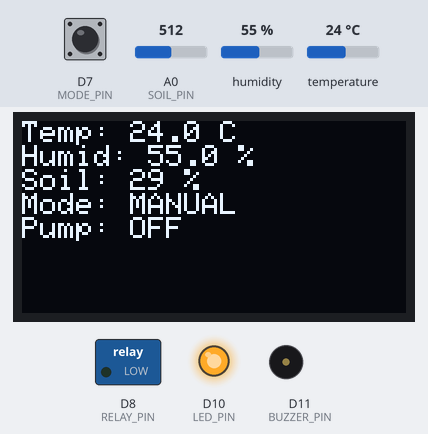
The sketch below on a simulated Arduino Nano 33 BLE. Parts: 128×64 one-colour display, switched loads named in the sketch (green lamp = pin HIGH), output pins drawn as LEDs (lit = HIGH), buzzer (waves = sounding, pin HIGH). The inputs (shaded band) are chosen by the test bench; at power-on: humidity 55 %, D7 (MODE_PIN) HIGH, A0 (SOIL_PIN) = 512, temperature 24 °C.

Above: at 1.8 s.
1.9 s: humidity set to 31 %
At 2.6 s:
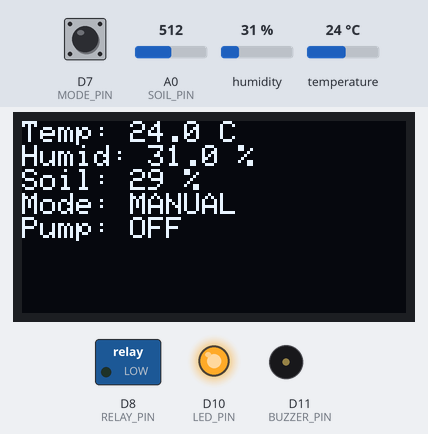
3.6 s: humidity set to 28 %
At 4.9 s:
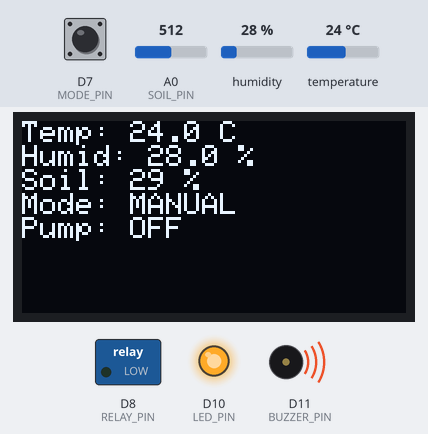
9.7 s: D7 (MODE_PIN) pulled LOW for 1.25 s
At 11.0 s:
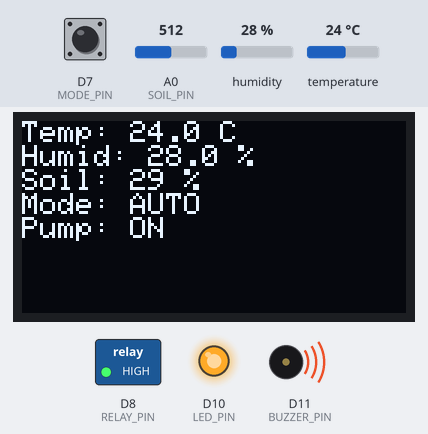
14.9 s: A0 (SOIL_PIN) set to 464
At 17.0 s:
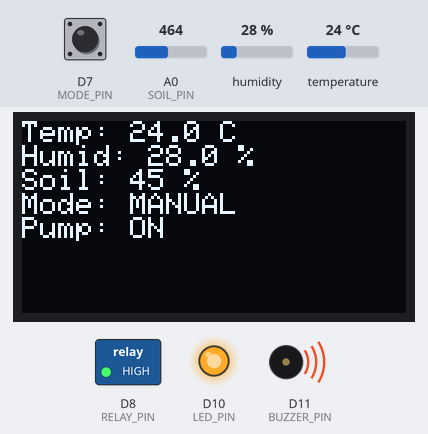
18.0 s: A0 (SOIL_PIN) set to 433
At 19.3 s:
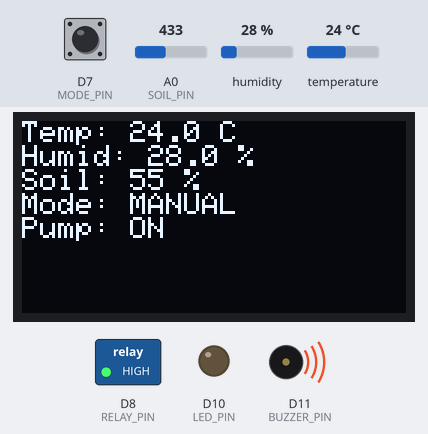
24.1 s: D7 (MODE_PIN) pulled LOW for 1.25 s
At 25.5 s:
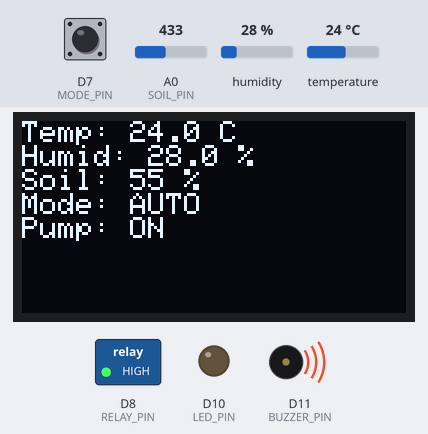
Timing chart, 0 to 27.8 s (numbered marks = the images above; inputs shaded):
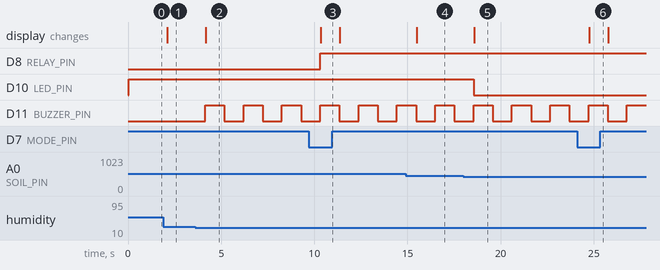

Measured:
- the behaviour switches between 30 and 29 % on humidity (found by bisection; images 1 and 2)
- the behaviour switches between 451 and 450 on A0 (SOIL_PIN) (found by bisection; images 4 and 5)
- after the input at 1.9 s, the display: changes after 0.22 s (image 1)
- after the input at 3.6 s, D11 (BUZZER_PIN): alternates HIGH for 1.0 s and LOW for 1.0 s, starting after 0.55 s; the display: changes after 0.57 s (image 2)
- after the input at 9.7 s, D8 (RELAY_PIN): LOW → HIGH after 0.62 s; the display: changes after 0.64 s (image 3)
- after the input at 14.9 s, the display: changes after 0.58 s (image 4)
- after the input at 18.0 s, D10 (LED_PIN): HIGH → LOW after 0.55 s; the display: changes after 0.57 s (image 5)
- after the input at 24.1 s, the display: changes after 0.64 s (image 6)

The sketch:

plant_monitor.ino
```cpp
#include <Adafruit_GFX.h>
#include <Adafruit_SSD1306.h>
#include <DHT.h>

#define SCREEN_WIDTH 128
#define SCREEN_HEIGHT 64
#define OLED_RESET -1
#define DHTPIN 2
#define DHTTYPE DHT11
#define SOIL_PIN A0
#define RELAY_PIN 8
#define LED_PIN 10
#define BUZZER_PIN 11
#define MODE_PIN 7  // Auto(LOW)/Manual(HIGH)

#define SOIL_DRY 600  // Analog value when dry (0% moisture)
#define SOIL_WET 300  // Analog value when wet (100% moisture)

Adafruit_SSD1306 display(SCREEN_WIDTH, SCREEN_HEIGHT, &Wire, OLED_RESET);
DHT dht(DHTPIN, DHTTYPE);

int soilMoistRaw;
int soilPercent;
float temperature;
float humidity;
bool autoMode;
bool relayState = false;
unsigned long lastBeepTime = 0;

void setup() {
  Serial.begin(9600);

  pinMode(RELAY_PIN, OUTPUT);
  pinMode(LED_PIN, OUTPUT);
  pinMode(BUZZER_PIN, OUTPUT);
  pinMode(MODE_PIN, INPUT_PULLUP);  // Internal pull-up

  dht.begin();
  if (!display.begin(SSD1306_SWITCHCAPVCC, 0x3C)) {
    Serial.println("OLED failed!");
    while (true);  // Halt if display fails
  }
  display.clearDisplay();
  display.setTextColor(SSD1306_WHITE);
}

void loop() {
  autoMode = digitalRead(MODE_PIN) == LOW;

  soilMoistRaw = analogRead(SOIL_PIN);
  soilPercent = constrain(map(soilMoistRaw, SOIL_DRY, SOIL_WET, 0, 100), 0, 100);

  temperature = dht.readTemperature();
  humidity = dht.readHumidity();

  if (isnan(temperature) || isnan(humidity)) {
    Serial.println("DHT read error!");
    displayError("DHT Error");
    delay(1000);
    return;  // Skip this loop iteration
  }

  digitalWrite(LED_PIN, soilPercent < 50 ? HIGH : LOW);

  if (autoMode) {
    if (soilPercent < 40 && !relayState) {
      digitalWrite(RELAY_PIN, HIGH);
      relayState = true;
    }
    else if (soilPercent > 60 && relayState) {
      digitalWrite(RELAY_PIN, LOW);
      relayState = false;
    }
  }

  if (temperature > 35 || humidity < 30) {
    if (millis() - lastBeepTime > 1000) {  // Beep every 1s
      digitalWrite(BUZZER_PIN, !digitalRead(BUZZER_PIN));
      lastBeepTime = millis();
    }
  } else {
    digitalWrite(BUZZER_PIN, LOW);
  }

  updateDisplay();
  delay(1000);  // Reduced from 2000ms for better responsiveness
}

void updateDisplay() {
  display.clearDisplay();
  display.setCursor(0, 0);
  display.setTextSize(1);

  display.print("Temp: "); display.print(temperature, 1); display.println(" C");
  display.print("Humid: "); display.print(humidity, 1); display.println(" %");
  display.print("Soil: "); display.print(soilPercent); display.println(" %");
  display.print("Mode: "); display.println(autoMode ? "AUTO" : "MANUAL");
  display.print("Pump: "); display.println(relayState ? "ON" : "OFF");

  display.display();
}

void displayError(const char* msg) {
  display.clearDisplay();
  display.setCursor(0, 0);
  display.setTextSize(1);
  display.println("ERROR:");
  display.println(msg);
  display.display();
}
```

base_code.cpp
```cpp
#include <Wire.h>
#include <Adafruit_SSD1306.h>
#include <DHT.h>
#include <BH1750.h>

// Sensors
DHT dht(D2, DHT22);
BH1750 lightMeter;
Adafruit_SSD1306 display(128, 64, &Wire);

void setup() {
  Serial.begin(9600);
  dht.begin();
  lightMeter.begin();
  display.begin(SSD1306_SWITCHCAPVCC, 0x3C);
}
```

plant_emotion_analysis.cpp
```cpp
float calculateStressScore(int eda, float lux, int soil) {
  float stress = 0;
  stress += map(eda, 0, 1023, 0, 50);          // EDA contributes 0-50%
  stress += (lux < 5000) ? 30 : 0;              // Low light = +30%
  stress += (soil < 30) ? 20 : 0;               // Dry soil = +20%
  return constrain(stress, 0, 100);
}
```
